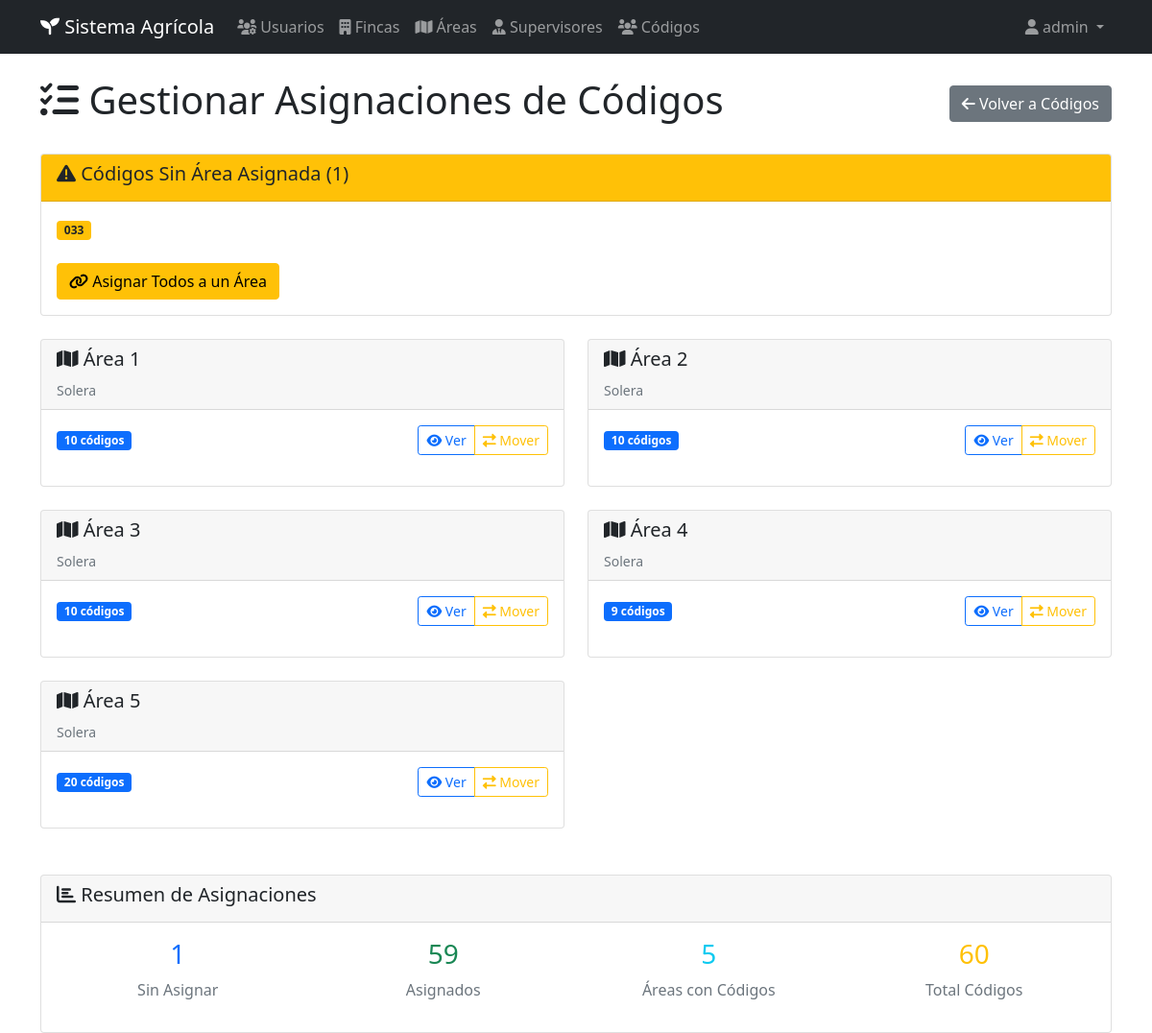
Page /codigos/gestionar-asignaciones (signed in) on the committed database.
### app.py (models this page shows)
class Codigo(db.Model):
    id = db.Column(db.Integer, primary_key=True)
    codigo = db.Column(db.String(20), unique=True, nullable=False)
    nombre_persona = db.Column(db.String(100), nullable=False)
    apellido_persona = db.Column(db.String(100), nullable=False)
    telefono = db.Column(db.String(20))
    area_id = db.Column(db.Integer, db.ForeignKey('area.id'), nullable=False)
    activo = db.Column(db.Boolean, default=True)
    fecha_creacion = db.Column(db.DateTime, default=datetime.utcnow)

class Area(db.Model):
    id = db.Column(db.Integer, primary_key=True)
    nombre = db.Column(db.String(100), nullable=False)
    descripcion = db.Column(db.Text)
    finca_id = db.Column(db.Integer, db.ForeignKey('finca.id'), nullable=False)
    supervisor_id = db.Column(db.Integer, db.ForeignKey('supervisor.id'))
    activa = db.Column(db.Boolean, default=True)
    fecha_creacion = db.Column(db.DateTime, default=datetime.utcnow)
    codigos = db.relationship('Codigo', backref='area', lazy=True)

class Finca(db.Model):
    id = db.Column(db.Integer, primary_key=True)
    nombre = db.Column(db.String(100), nullable=False)
    ubicacion = db.Column(db.String(200))
    descripcion = db.Column(db.Text)
    activa = db.Column(db.Boolean, default=True)
    fecha_creacion = db.Column(db.DateTime, default=datetime.utcnow)
    areas = db.relationship('Area', backref='finca', lazy=True)

### app.py (the view)
@app.route('/codigos/gestionar-asignaciones')
def gestionar_asignaciones_codigos():
    if 'user_id' not in session:
        return redirect(url_for('login'))
    if session['rol'] not in ['admin', 'rrhh', 'jefe_cultivo']:
        flash('No tienes permisos para realizar esta acción', 'error')
        return redirect(url_for('listar_codigos'))
    if session['rol'] == 'admin':
        areas = Area.query.filter_by(activa=True).all()
    else:
        usuario = Usuario.query.get(session['user_id'])
        areas = Area.query.filter_by(finca_id=usuario.finca_id, activa=True).all()
    codigos_por_area = {}
    for area in areas:
        codigos = Codigo.query.filter_by(area_id=area.id).all()
        codigos_por_area[area.id] = {
            'area': area,
            'codigos': codigos,
            'cantidad': len(codigos)
        }
    codigos_sin_area = Codigo.query.filter_by(area_id=None).all()
    return render_template('codigos/gestionar_asignaciones.html',
                         codigos_por_area=codigos_por_area,
                         codigos_sin_area=codigos_sin_area)

### templates/codigos/gestionar_asignaciones.html (shortened to what this page needs)
{% extends "base.html" %}
{% block content %}
<div class="d-flex justify-content-between align-items-center mb-4">
    <h1><i class="fas fa-tasks"></i> Gestionar Asignaciones de Códigos</h1>
    <a href="{{ url_for('listar_codigos') }}" class="btn btn-secondary">
        <i class="fas fa-arrow-left"></i> Volver a Códigos
    </a>
</div>
{% if codigos_sin_area %}
<div class="card mb-4">
    <div class="card-header bg-warning text-dark">
        <h5><i class="fas fa-exclamation-triangle"></i> Códigos Sin Área Asignada ({{ codigos_sin_area|length }})</h5>
    </div>
    <div class="card-body">
        <div class="row">
            {% for codigo in codigos_sin_area %}
            <div class="col-md-3 mb-2">
                <span class="badge bg-warning text-dark">{{ codigo.codigo }}</span>
            </div>
            {% endfor %}
        </div>
        <div class="mt-3">
            <a href="{{ url_for('asignar_area_codigos') }}" class="btn btn-warning">
                <i class="fas fa-link"></i> Asignar Todos a un Área
            </a>
        </div>
    </div>
</div>
{% endif %}
<div class="row">
    {% for area_id, data in codigos_por_area.items() %}
    <div class="col-md-6 mb-4">
        <div class="card">
            <div class="card-header">
                <h5><i class="fas fa-map"></i> {{ data.area.nombre }}</h5>
                <small class="text-muted">{{ data.area.finca.nombre }}</small>
            </div>
            <div class="card-body">
                <div class="d-flex justify-content-between align-items-center mb-3">
                    <span class="badge bg-primary">{{ data.cantidad }} códigos</span>
                    <div class="btn-group btn-group-sm">
                        <button class="btn btn-outline-primary" onclick="verCodigos({{ area_id }})">
                            <i class="fas fa-eye"></i> Ver
                        </button>
                        <button class="btn btn-outline-warning" onclick="moverCodigos({{ area_id }})">
                            <i class="fas fa-exchange-alt"></i> Mover
                        </button>
                    </div>
                </div>
            </div>
        </div>
    </div>
    {% endfor %}
</div>
<div class="card mt-4">
    <div class="card-header">
        <h5><i class="fas fa-chart-bar"></i> Resumen de Asignaciones</h5>
    </div>
    <div class="card-body">
        <div class="row">
            <div class="col-md-3">
                <div class="text-center">
                    <h3 class="text-primary">{{ codigos_sin_area|length }}</h3>
                    <p class="text-muted">Sin Asignar</p>
                </div>
            </div>
            <div class="col-md-3">
                <div class="text-center">
                    <h3 class="text-success">{{ codigos_por_area.values() | sum(attribute='cantidad') }}</h3>
                    <p class="text-muted">Asignados</p>
                </div>
            </div>
            <div class="col-md-3">
                <div class="text-center">
                    <h3 class="text-info">{{ codigos_por_area|length }}</h3>
                    <p class="text-muted">Áreas con Códigos</p>
                </div>
            </div>
            <div class="col-md-3">
                <div class="text-center">
                    <h3 class="text-warning">{{ (codigos_sin_area|length + codigos_por_area.values() | sum(attribute='cantidad')) }}</h3>
                    <p class="text-muted">Total Códigos</p>
                </div>
            </div>
        </div>
    </div>
</div>
{% endblock %}

### rows in the picture
Codigo: codigo "033"
Area: area.nombre "Área 1"
Finca: area.finca.nombre "Solera" "Solera" "Solera" "Solera" "Solera"
Area: area.nombre "Área 2"
Area: area.nombre "Área 3"
Area: area.nombre "Área 4"
Area: area.nombre "Área 5"

### other values in the picture
{{ session.username }} "admin"
{{ codigos_sin_area|length }} "1"
{{ data.cantidad }} "10" "10" "10" "9" "20"
{{ codigos_por_area.values() | sum(attribute='cantidad') }} "59"
{{ codigos_por_area|length }} "5"
